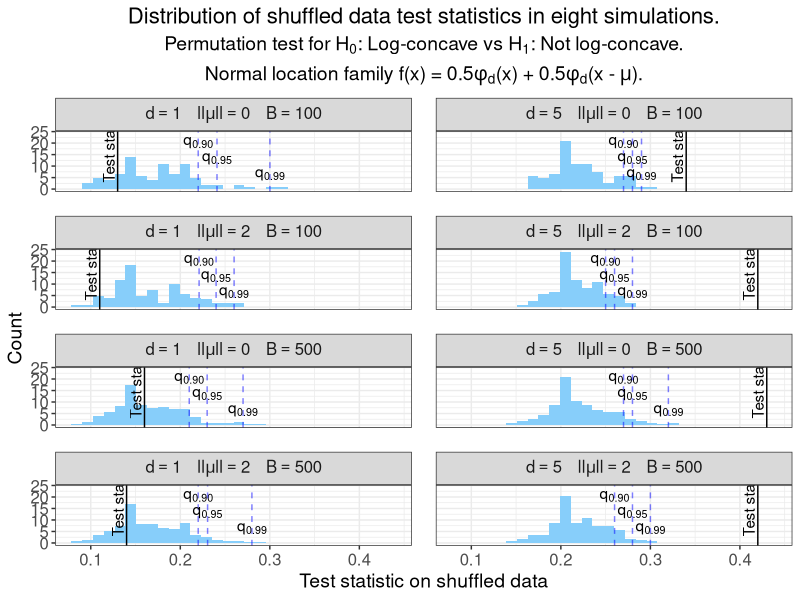

Source code (R):
# Create Figure 12 in appendix.
# Plot quantiles of permutation test from Cule et al. (2010).
# H_0: log-concave versus H_1: not log-concave.
# Use two-component normal location model.

suppressMessages(library(data.table))
suppressMessages(library(tidyverse))

# Create theme
paper_theme <- theme_bw() +
  theme(plot.title = element_text(hjust = 0.5, size = 16),
        plot.subtitle = element_text(hjust = 0.5, size = 14),
        legend.title = element_text(size = 14),
        axis.title = element_text(size = 14),
        legend.text = element_text(size = 12),
        axis.text = element_text(size = 12),
        strip.text = element_text(size = 12),
        panel.spacing = unit(1.2, "lines"))

# Read in data
results <- fread("data/fig12_perm_test_stats.csv")

# Data frame of quantiles and original test stats
quantile_df <- results %>% 
  group_by(d, mu_norm, B, orig_test_stat) %>% 
  dplyr::summarise(q90 = quantile(shuffle_test_stat, 0.90),
                   q95 = quantile(shuffle_test_stat, 0.95),
                   q99 = quantile(shuffle_test_stat, 0.99),
                   sim_count = n()) %>% 
  mutate(details = 
           factor(paste(d, mu_norm, B),
                  levels = c("1 0 100", "5 0 100", "1 2 100", "5 2 100",
                             "1 0 500", "5 0 500", "1 2 500", "5 2 500"),
                  labels = c("d==1 ~~~~ ll*mu*ll==0 ~~~~ B==100", 
                             "d==5 ~~~~ ll*mu*ll==0 ~~~~ B==100",
                             "d==1 ~~~~ ll*mu*ll==2 ~~~~ B==100", 
                             "d==5 ~~~~ ll*mu*ll==2 ~~~~ B==100",
                             "d==1 ~~~~ ll*mu*ll==0 ~~~~ B==500", 
                             "d==5 ~~~~ ll*mu*ll==0 ~~~~ B==500",
                             "d==1 ~~~~ ll*mu*ll==2 ~~~~ B==500",
                             "d==5 ~~~~ ll*mu*ll==2 ~~~~ B==500")))

# Check parameters
stopifnot(quantile_df$B == quantile_df$sim_count)

# Plot shuffled permutation test statistics, quantiles, and orig test statistics 
perm_test_quantiles <- results %>% 
  mutate(details = 
           factor(paste(d, mu_norm, B),
                  levels = c("1 0 100", "5 0 100", "1 2 100", "5 2 100",
                             "1 0 500", "5 0 500", "1 2 500", "5 2 500"),
                  labels = c("d==1 ~~~~ ll*mu*ll==0 ~~~~ B==100", 
                             "d==5 ~~~~ ll*mu*ll==0 ~~~~ B==100",
                             "d==1 ~~~~ ll*mu*ll==2 ~~~~ B==100", 
                             "d==5 ~~~~ ll*mu*ll==2 ~~~~ B==100",
                             "d==1 ~~~~ ll*mu*ll==0 ~~~~ B==500", 
                             "d==5 ~~~~ ll*mu*ll==0 ~~~~ B==500",
                             "d==1 ~~~~ ll*mu*ll==2 ~~~~ B==500",
                             "d==5 ~~~~ ll*mu*ll==2 ~~~~ B==500"))) %>% 
  ggplot(aes(x = shuffle_test_stat, y = ..density..)) +
  geom_histogram(fill = "lightskyblue", bins = 30) +
  facet_wrap(~ details, nrow = 4, labeller = label_parsed) +
  geom_vline(aes(xintercept = orig_test_stat), data = quantile_df,
             col = "black") + 
  geom_text(aes(x = orig_test_stat - 0.01, y = 15, label = "Test stat"), 
            data = quantile_df, angle = 90) +
  geom_vline(aes(xintercept = q90), data = quantile_df, 
             col = "blue", lty = "dashed", alpha = 0.5) +
  geom_text(aes(x = q90, y = 20, label = "q['0.90']"), data = quantile_df,
            parse = T, angle = 0) +
  geom_vline(aes(xintercept = q95), data = quantile_df, 
             col = "blue", lty = "dashed", alpha = 0.5) +
  geom_text(aes(x = q95, y = 13, label = "q[0.95]"), data = quantile_df,
            parse = T, angle = 0) +
  geom_vline(aes(xintercept = q99), data = quantile_df, 
             col = "blue", lty = "dashed", alpha = 0.5) +
  geom_text(aes(x = q99, y = 6, label = "q[0.99]"), data = quantile_df,
            parse = T, angle = 0) +
  labs(x = "Test statistic on shuffled data",
       y = "Count",
       title = "Distribution of shuffled data test statistics in eight simulations.",
       subtitle =  expression(atop("Permutation test for H"[0]*
                                ": Log-concave vs H"[1]*": Not log-concave.", 
                                "Normal location family f(x) = 0.5"*phi[d]*"(x)"~
                                  "+ 0.5"*phi[d]*"(x -"~mu*")."))) +
  paper_theme

#####################
##### Save plot #####
#####################

ggsave(plot = perm_test_quantiles,
       filename = "plots/figure_12.pdf",
       width = 8, height = 7)
